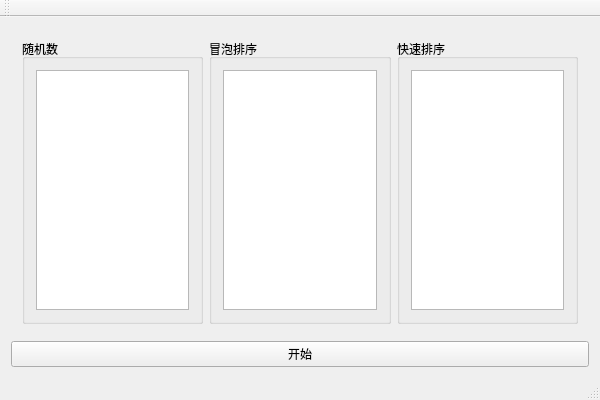
<?xml version="1.0" encoding="UTF-8"?>
<ui version="4.0">
 <class>MainWindow</class>
 <widget class="QMainWindow" name="MainWindow">
  <property name="geometry">
   <rect>
    <x>0</x>
    <y>0</y>
    <width>600</width>
    <height>400</height>
   </rect>
  </property>
  <property name="windowTitle">
   <string>MainWindow</string>
  </property>
  <widget class="QWidget" name="centralWidget">
   <layout class="QVBoxLayout" name="verticalLayout">
    <item>
     <widget class="QWidget" name="list" native="true">
      <layout class="QHBoxLayout" name="horizontalLayout">
       <item>
        <widget class="QGroupBox" name="box3">
         <property name="title">
          <string>随机数</string>
         </property>
         <layout class="QGridLayout" name="gridLayout_2">
          <item row="0" column="0">
           <widget class="QListWidget" name="randList"/>
          </item>
         </layout>
        </widget>
       </item>
       <item>
        <widget class="QGroupBox" name="box1">
         <property name="title">
          <string>冒泡排序</string>
         </property>
         <layout class="QGridLayout" name="gridLayout_3">
          <item row="0" column="0">
           <widget class="QListWidget" name="bubbleList"/>
          </item>
         </layout>
        </widget>
       </item>
       <item>
        <widget class="QGroupBox" name="box2">
         <property name="title">
          <string>快速排序</string>
         </property>
         <layout class="QGridLayout" name="gridLayout">
          <item row="0" column="0">
           <widget class="QListWidget" name="quickList"/>
          </item>
         </layout>
        </widget>
       </item>
      </layout>
     </widget>
    </item>
    <item>
     <widget class="QPushButton" name="start">
      <property name="text">
       <string>开始</string>
      </property>
     </widget>
    </item>
   </layout>
  </widget>
  <widget class="QMenuBar" name="menuBar">
   <property name="geometry">
    <rect>
     <x>0</x>
     <y>0</y>
     <width>600</width>
     <height>36</height>
    </rect>
   </property>
  </widget>
  <widget class="QToolBar" name="mainToolBar">
   <attribute name="toolBarArea">
    <enum>TopToolBarArea</enum>
   </attribute>
   <attribute name="toolBarBreak">
    <bool>false</bool>
   </attribute>
  </widget>
  <widget class="QStatusBar" name="statusBar"/>
 </widget>
 <layoutdefault spacing="6" margin="11"/>
 <resources/>
 <connections/>
</ui>
